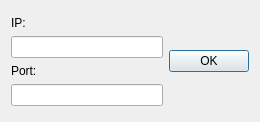
<?xml version="1.0" encoding="UTF-8"?>
<ui version="4.0">
 <class>inputIPDialog</class>
 <widget class="QDialog" name="inputIPDialog">
  <property name="geometry">
   <rect>
    <x>0</x>
    <y>0</y>
    <width>260</width>
    <height>122</height>
   </rect>
  </property>
  <property name="windowTitle">
   <string>Dialog</string>
  </property>
  <layout class="QGridLayout" name="gridLayout_2">
   <item row="0" column="0">
    <layout class="QHBoxLayout" name="horizontalLayout">
     <item>
      <layout class="QVBoxLayout" name="verticalLayout">
       <item>
        <widget class="QLabel" name="label">
         <property name="text">
          <string>IP:</string>
         </property>
        </widget>
       </item>
       <item>
        <widget class="QLineEdit" name="lineEdit"/>
       </item>
       <item>
        <layout class="QVBoxLayout" name="verticalLayout_3">
         <item>
          <widget class="QLabel" name="label_2">
           <property name="text">
            <string>Port:</string>
           </property>
          </widget>
         </item>
         <item>
          <widget class="QLineEdit" name="lineEdit_2"/>
         </item>
        </layout>
       </item>
      </layout>
     </item>
     <item>
      <widget class="QPushButton" name="pushButton_ok">
       <property name="text">
        <string>OK</string>
       </property>
      </widget>
     </item>
    </layout>
   </item>
  </layout>
 </widget>
 <resources/>
 <connections/>
</ui>
